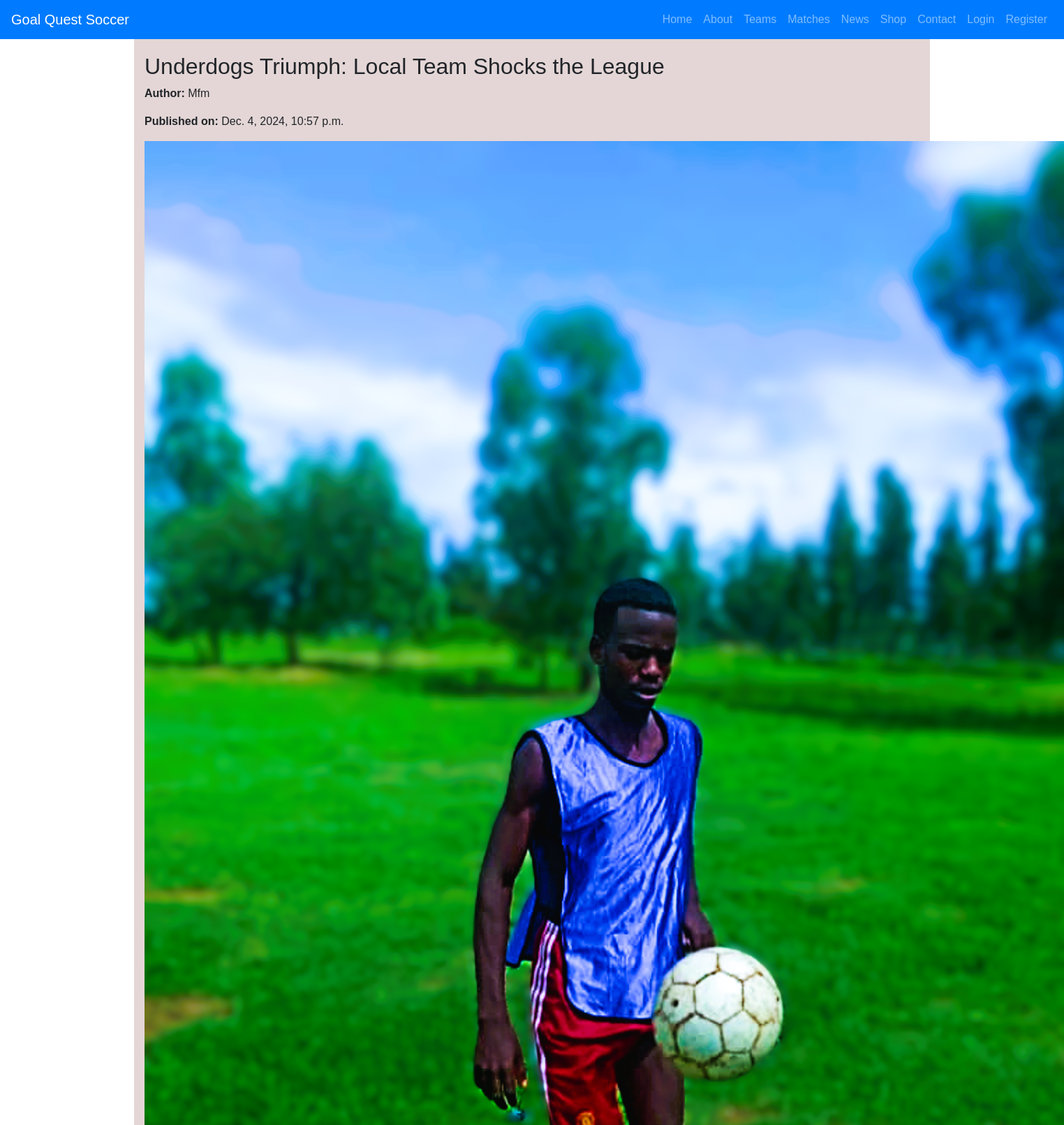
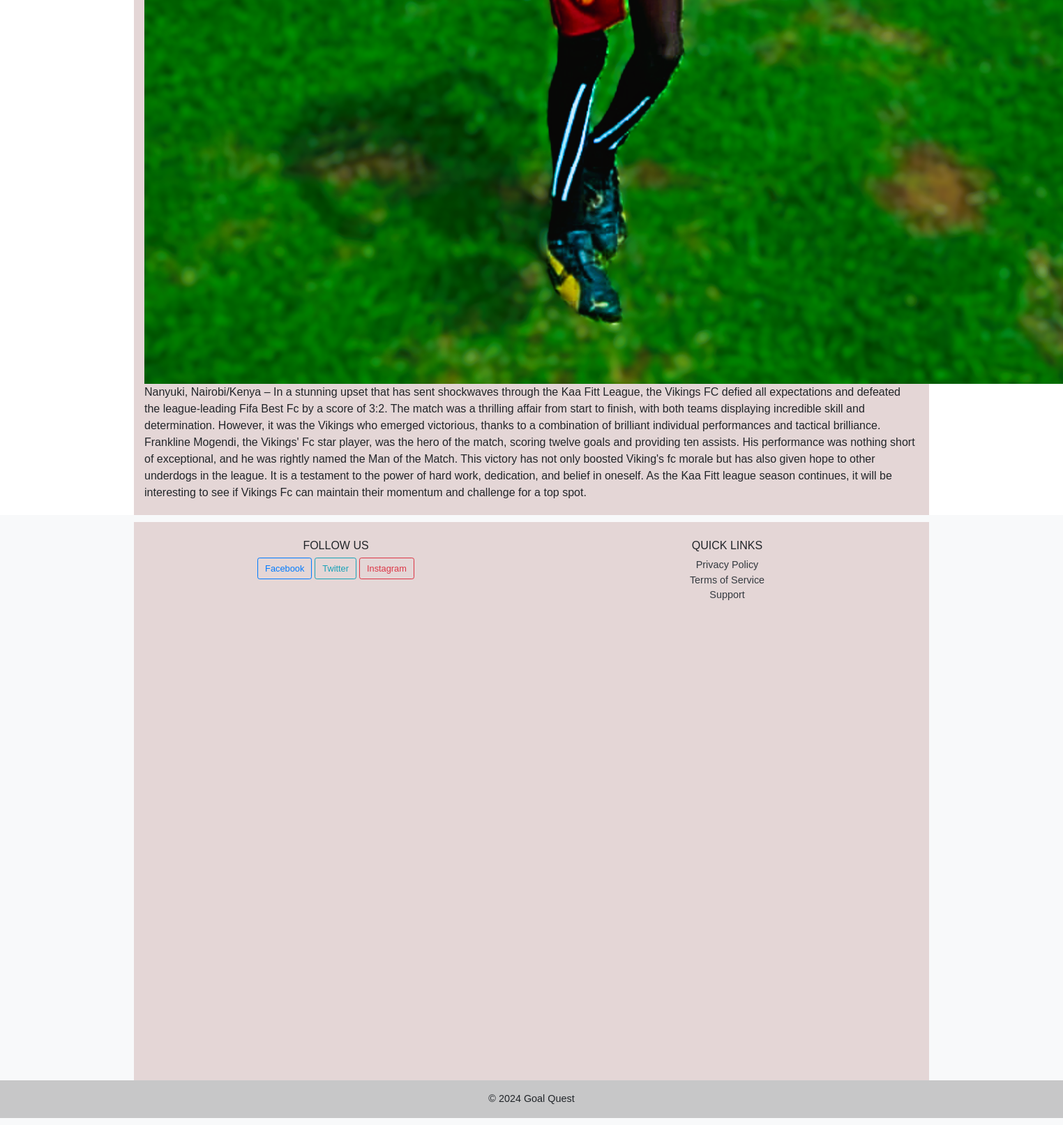
The page /news/1/ on the database its author committed (2 pictures, top to bottom).
### QuestApp/models.py (models this page shows, shortened)
class NewsArticle(models.Model):
    title = models.CharField(max_length=255)
    content = models.TextField()
    published_date = models.DateTimeField(default=timezone.now)
    author = models.CharField(max_length=100)
    image = models.ImageField(upload_to='news_images/', null=True, blank=True)

### QuestApp/views.py (the view)
# urls.py: path('news/<int:article_id>/', views.news_detail, name='news_detail'),
def news_detail(request, article_id):
    article = get_object_or_404(NewsArticle, pk=article_id)
    return render(request, 'news_detail.html', {'article': article})

### templates/news_detail.html
{% extends 'base.html' %}
{% load static %}
{% block content %}
<div class="container">
    <h2>{{ article.title }}</h2>
    <p><strong>Author:</strong> {{ article.author }}</p>
    <p><strong>Published on:</strong> {{ article.published_date }}</p>
    {% if article.image %}
    <img src="{{ article.image.url }}" alt="{{ article.title }}" class="news-image">
    {% endif %}
    <div class="news-content">
        {{ article.content }}
    </div>
</div>
{% endblock %}

### static/style.css (style rules this page uses)
body { font-family: 'Arial', sans-serif; }
.container { min-height: 100vh; padding-top: 20px; padding-bottom: 20px; background: rgb(228, 214, 214); backdrop-filter: blur(10px); }

### rows shown on the page
NewsArticle: title "Underdogs Triumph: Local Team Shocks the League", author "Mfm", published_date "Dec. 4, 2024, 10:57 p.m.", image (picture), content "Nanyuki, Nairobi/Kenya – In a stunning upset that has sent shockwaves through the Kaa Fitt League, the Vikings FC defied all expectations and defeated the league-leading Fifa Best Fc by a score of 3:2. The match was a thrilling affair from start to finish, with both teams displaying incredible skill and determination. However, it was the Vikings who emerged victorious, thanks to a combination of brilliant individual performances and tactical brilliance. Frankline Mogendi, the Vikings' Fc star player, was the hero of the match, scoring twelve goals and providing ten assists. His performance was nothing short of exceptional, and he was rightly named the Man of the Match. This victory has not…"
